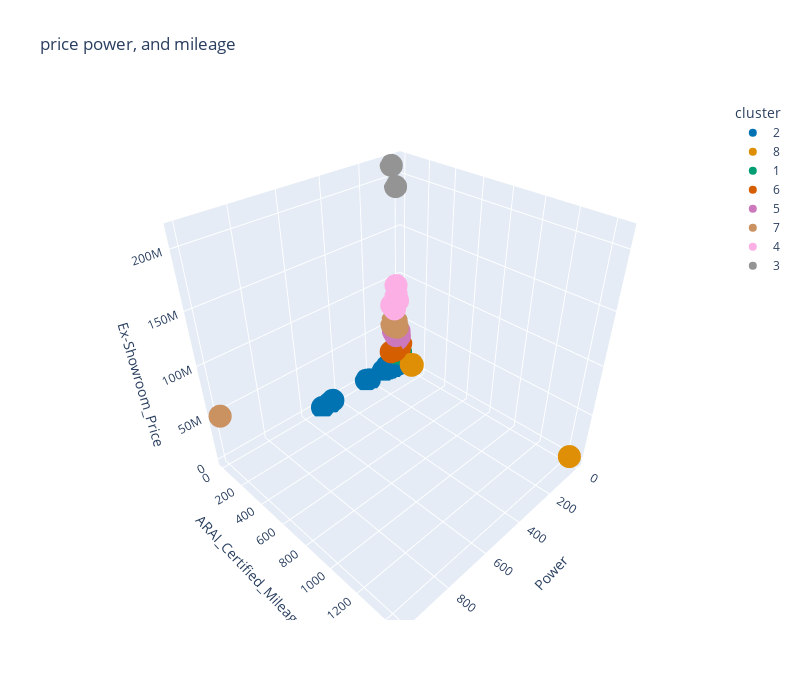

The code cell stored with this chart in its notebook:
### Code cell
fig = px.scatter_3d(df, x='Power', z='Ex-Showroom_Price', y='ARAI_Certified_Mileage',color='cluster',
                    height=700, width=800,color_discrete_sequence=sns.color_palette('colorblind',n_colors=8,desat=1).as_hex(),
                   title='price power, and mileage')
fig.show()

### Figure 1 — Plotly figure (JSON) as saved in the notebook; plotly's stock layout.template omitted (floating-point values rounded to 4 significant figures; data arrays with more than 128 entries replaced by an {"elided": "..."} marker saying what was removed)
{"data": [{"hovertemplate": "cluster=2<br>Power=%{x}<br>ARAI_Certified_Mileage=%{y}<br>Ex-Showroom_Price=%{z}<extra></extra>", "legendgroup": "2", "marker": {"color": "#0173b2", "symbol": "circle"}, "mode": "markers", "name": "2", "scene": "scene", "showlegend": true, "type": "scatter3d", "x": {"elided": "1005 float values"}, "y": {"elided": "1005 float values"}, "z": {"elided": "1005 int values"}}, {"hovertemplate": "cluster=8<br>Power=%{x}<br>ARAI_Certified_Mileage=%{y}<br>Ex-Showroom_Price=%{z}<extra></extra>", "legendgroup": "8", "marker": {"color": "#de8f05", "symbol": "circle"}, "mode": "markers", "name": "8", "scene": "scene", "showlegend": true, "type": "scatter3d", "x": {"elided": "141 float values"}, "y": {"elided": "141 float values"}, "z": {"elided": "141 int values"}}, {"hovertemplate": "cluster=1<br>Power=%{x}<br>ARAI_Certified_Mileage=%{y}<br>Ex-Showroom_Price=%{z}<extra></extra>", "legendgroup": "1", "marker": {"color": "#029e73", "symbol": "circle"}, "mode": "markers", "name": "1", "scene": "scene", "showlegend": true, "type": "scatter3d", "x": [17.89, 17.89, 14.29, 17.89, 14.29, 17.89, 14.29, 17.89, 14.29, 17.89, 16.07, 16.07, 17.89, 17.89, 17.89, 16.07, 16.07, 17.89, 17.89, 16.07, 16.07, 14.29, 17.89, 17.89, 14.29, 17.89, 14.83, 13.67, 13.67, 13.67, 13.67, 50.88, 44.12, 44.12, 44.12, 44.12, 44.12, 31.92, 48.82, 33.58, 44.12, 51.18, 51.18, 44.12, 31.92, 31.92], "y": [18, 23, 18, 13.38, 23, 10.7, 13.38, 12.9, 18, 23, 12.9, 10.8, 12.8, 23, 23, 23, 17.66, 23, 23, 11.6, 17.66, 23, 23, 23, 17.66, 11.86, 13.5, 10.75, 23, 7.8, 23, 7.9, 9, 7.9, 11.5, 23, 8.5, 7.9, 9.8, 23, 23, 3.4, 23, 9.8, 10, 8.9], "z": [9900000, 10144987, 10205494, 10250000, 10373732, 10419200, 10490000, 10725145, 10861088, 11000000, 11129599, 11141200, 11400000, 11476911, 11913021, 11936000, 12290000, 12500000, 13124000, 13151000, 13200000, 13228725, 13359500, 13387856, 13510000, 13510000, 13558438, 13590000, 13881858, 13976653, 14247814, 14512054, 14699000, 14863774, 14908985, 15000000, 15000000, 15383399, 15490000, 15600000, 15600000, 15806000, 16500000, 17072000, 17229579, 17420000]}, {"hovertemplate": "cluster=6<br>Power=%{x}<br>ARAI_Certified_Mileage=%{y}<br>Ex-Showroom_Price=%{z}<extra></extra>", "legendgroup": "6", "marker": {"color": "#d55e00", "symbol": "circle"}, "mode": "markers", "name": "6", "scene": "scene", "showlegend": true, "type": "scatter3d", "x": [44.12, 44.12, 21.88, 21.88, 21.88, 23.26, 23.26, 21.88, 52.06, 52.06, 52.06, 52.06, 31.92, 31.92, 52.06, 77.94, 18.85, 31.23, 17.83, 17.83, 17.83, 17.83, 17.83, 17.83, 17.83, 17.83, 17.83, 17.83, 17.83, 17.83, 17.83, 17.83, 12.26, 12.26, 12.26, 21.43, 21.43, 21.43, 21, 25, 25], "y": [7.9, 23, 23, 15.4, 15.4, 9.1, 12, 16.2, 15.4, 11.6, 23, 23, 15.3, 9.8, 7.8, 23, 9, 10.63, 11.6, 7.8, 10.63, 23, 14.3, 10.63, 7.8, 7.8, 18, 18, 7.8, 23, 23, 23, 7.96, 23, 14, 9.6, 12.05, 6.71, 7.8, 12.05, 8], "z": [17900000, 17940227, 18185267, 18221000, 18736000, 18844000, 19199181, 19210000, 19371000, 19527130, 19527130, 19600000, 19763000, 19865675, 19890000, 20517853, 21240272, 21263000, 21398758, 21583466, 21747000, 21875136, 22155390, 22613000, 22733626, 23264134, 23290000, 23290000, 23491293, 23659454, 23675691, 24200000, 24250000, 25174051, 25500000, 26037526, 26501830, 27245000, 27308312, 28004965, 29500000]}, {"hovertemplate": "cluster=5<br>Power=%{x}<br>ARAI_Certified_Mileage=%{y}<br>Ex-Showroom_Price=%{z}<extra></extra>", "legendgroup": "5", "marker": {"color": "#cc78bc", "symbol": "circle"}, "mode": "markers", "name": "5", "scene": "scene", "showlegend": true, "type": "scatter3d", "x": [25, 25, 25, 12.26, 12.26, 12.26, 25, 35.25, 35.25, 20, 20, 20, 21, 21, 23.86, 23.86, 23.86, 23.86, 23.86, 25, 21, 50, 50, 50, 50], "y": [7.8, 10.6, 11.24, 9.6, 8.6, 4, 9, 8, 11.24, 5.5, 10.6, 10.6, 8.77, 10.6, 12.9, 23, 5.5, 4, 23, 10, 10.6, 10.6, 5.5, 9, 5.5], "z": [30000000, 32200000, 32452486, 32522000, 33791059, 34167064, 35000000, 35150732, 35535000, 36761413, 37133704, 37300000, 37542069, 37614126, 38845823, 39294685, 39319552, 39382083, 40456503, 40499548, 40742932, 41000000, 42000000, 42531500, 43367500]}, {"hovertemplate": "cluster=7<br>Power=%{x}<br>ARAI_Certified_Mileage=%{y}<br>Ex-Showroom_Price=%{z}<extra></extra>", "legendgroup": "7", "marker": {"color": "#ca9161", "symbol": "circle"}, "mode": "markers", "name": "7", "scene": "scene", "showlegend": true, "type": "scatter3d", "x": [33.6, 33.63, 47.5, 44.71, 1000, 42.86, 65.26, 33.66, 47.5, 54.82, 52.94], "y": [19, 17.3, 5, 5, 10.2, 5.5, 14.9, 9.5, 8.8, 7.29, 7.9], "z": [45941557, 46709733, 47467700, 47893943, 50025840, 52000000, 52000000, 52571294, 53210327, 53247201, 59216193]}, {"hovertemplate": "cluster=4<br>Power=%{x}<br>ARAI_Certified_Mileage=%{y}<br>Ex-Showroom_Price=%{z}<extra></extra>", "legendgroup": "4", "marker": {"color": "#fbafe4", "symbol": "circle"}, "mode": "markers", "name": "4", "scene": "scene", "showlegend": true, "type": "scatter3d", "x": [52.94, 71.4, 33.68, 33.71, 42.86], "y": [21.9, 23, 22.8, 9.8, 23], "z": [69500000, 75400000, 77312661, 83755383, 95000000]}, {"hovertemplate": "cluster=3<br>Power=%{x}<br>ARAI_Certified_Mileage=%{y}<br>Ex-Showroom_Price=%{z}<extra></extra>", "legendgroup": "3", "marker": {"color": "#949494", "symbol": "circle"}, "mode": "markers", "name": "3", "scene": "scene", "showlegend": true, "type": "scatter3d", "x": [31.58, 55.29], "y": [5.95, 5.95], "z": [192142937, 212155397]}], "layout": {"height": 700, "legend": {"title": {"text": "cluster"}, "tracegroupgap": 0}, "scene": {"domain": {"x": [0, 1], "y": [0, 1]}, "xaxis": {"title": {"text": "Power"}}, "yaxis": {"title": {"text": "ARAI_Certified_Mileage"}}, "zaxis": {"title": {"text": "Ex-Showroom_Price"}}}, "title": {"text": "price power, and mileage"}, "width": 800}}
